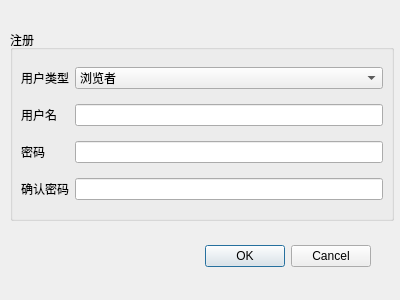
<?xml version="1.0" encoding="UTF-8"?>
<ui version="4.0">
 <class>registerDialog</class>
 <widget class="QDialog" name="registerDialog">
  <property name="geometry">
   <rect>
    <x>0</x>
    <y>0</y>
    <width>400</width>
    <height>300</height>
   </rect>
  </property>
  <property name="windowTitle">
   <string>Dialog</string>
  </property>
  <widget class="QDialogButtonBox" name="buttonBox">
   <property name="geometry">
    <rect>
     <x>30</x>
     <y>240</y>
     <width>341</width>
     <height>32</height>
    </rect>
   </property>
   <property name="orientation">
    <enum>Qt::Horizontal</enum>
   </property>
   <property name="standardButtons">
    <set>QDialogButtonBox::Cancel|QDialogButtonBox::Ok</set>
   </property>
  </widget>
  <widget class="QGroupBox" name="connGroupBox">
   <property name="geometry">
    <rect>
     <x>10</x>
     <y>30</y>
     <width>384</width>
     <height>191</height>
    </rect>
   </property>
   <property name="title">
    <string>注册</string>
   </property>
   <layout class="QGridLayout" name="_4">
    <property name="leftMargin">
     <number>8</number>
    </property>
    <property name="topMargin">
     <number>8</number>
    </property>
    <property name="rightMargin">
     <number>8</number>
    </property>
    <property name="bottomMargin">
     <number>8</number>
    </property>
    <property name="spacing">
     <number>6</number>
    </property>
    <item row="1" column="1">
     <widget class="QLineEdit" name="editUser">
      <property name="text">
       <string/>
      </property>
     </widget>
    </item>
    <item row="2" column="0">
     <widget class="QLabel" name="textLabel4_4">
      <property name="text">
       <string>密码</string>
      </property>
      <property name="buddy">
       <cstring>editPassword</cstring>
      </property>
     </widget>
    </item>
    <item row="0" column="0">
     <widget class="QLabel" name="textLabel3_2">
      <property name="text">
       <string>用户类型</string>
      </property>
      <property name="buddy">
       <cstring>editDatabase</cstring>
      </property>
     </widget>
    </item>
    <item row="2" column="1">
     <widget class="QLineEdit" name="editPasswd">
      <property name="text">
       <string/>
      </property>
      <property name="echoMode">
       <enum>QLineEdit::Password</enum>
      </property>
     </widget>
    </item>
    <item row="3" column="0">
     <widget class="QLabel" name="textLabel4_5">
      <property name="text">
       <string>确认密码</string>
      </property>
      <property name="buddy">
       <cstring>editPassword</cstring>
      </property>
     </widget>
    </item>
    <item row="1" column="0">
     <widget class="QLabel" name="textLabel4_3">
      <property name="text">
       <string>用户名</string>
      </property>
      <property name="buddy">
       <cstring>editUsername</cstring>
      </property>
     </widget>
    </item>
    <item row="0" column="1">
     <widget class="QComboBox" name="comboBoxType">
      <property name="editable">
       <bool>false</bool>
      </property>
      <property name="currentText">
       <string>浏览者</string>
      </property>
      <property name="currentIndex">
       <number>0</number>
      </property>
      <item>
       <property name="text">
        <string>浏览者</string>
       </property>
      </item>
      <item>
       <property name="text">
        <string>研究者</string>
       </property>
      </item>
     </widget>
    </item>
    <item row="3" column="1">
     <widget class="QLineEdit" name="editPasswd_2">
      <property name="text">
       <string/>
      </property>
      <property name="echoMode">
       <enum>QLineEdit::Password</enum>
      </property>
     </widget>
    </item>
   </layout>
  </widget>
 </widget>
 <resources/>
 <connections>
  <connection>
   <sender>buttonBox</sender>
   <signal>accepted()</signal>
   <receiver>registerDialog</receiver>
   <slot>accept()</slot>
   <hints>
    <hint type="sourcelabel">
     <x>248</x>
     <y>254</y>
    </hint>
    <hint type="destinationlabel">
     <x>157</x>
     <y>274</y>
    </hint>
   </hints>
  </connection>
  <connection>
   <sender>buttonBox</sender>
   <signal>rejected()</signal>
   <receiver>registerDialog</receiver>
   <slot>reject()</slot>
   <hints>
    <hint type="sourcelabel">
     <x>316</x>
     <y>260</y>
    </hint>
    <hint type="destinationlabel">
     <x>286</x>
     <y>274</y>
    </hint>
   </hints>
  </connection>
 </connections>
</ui>
